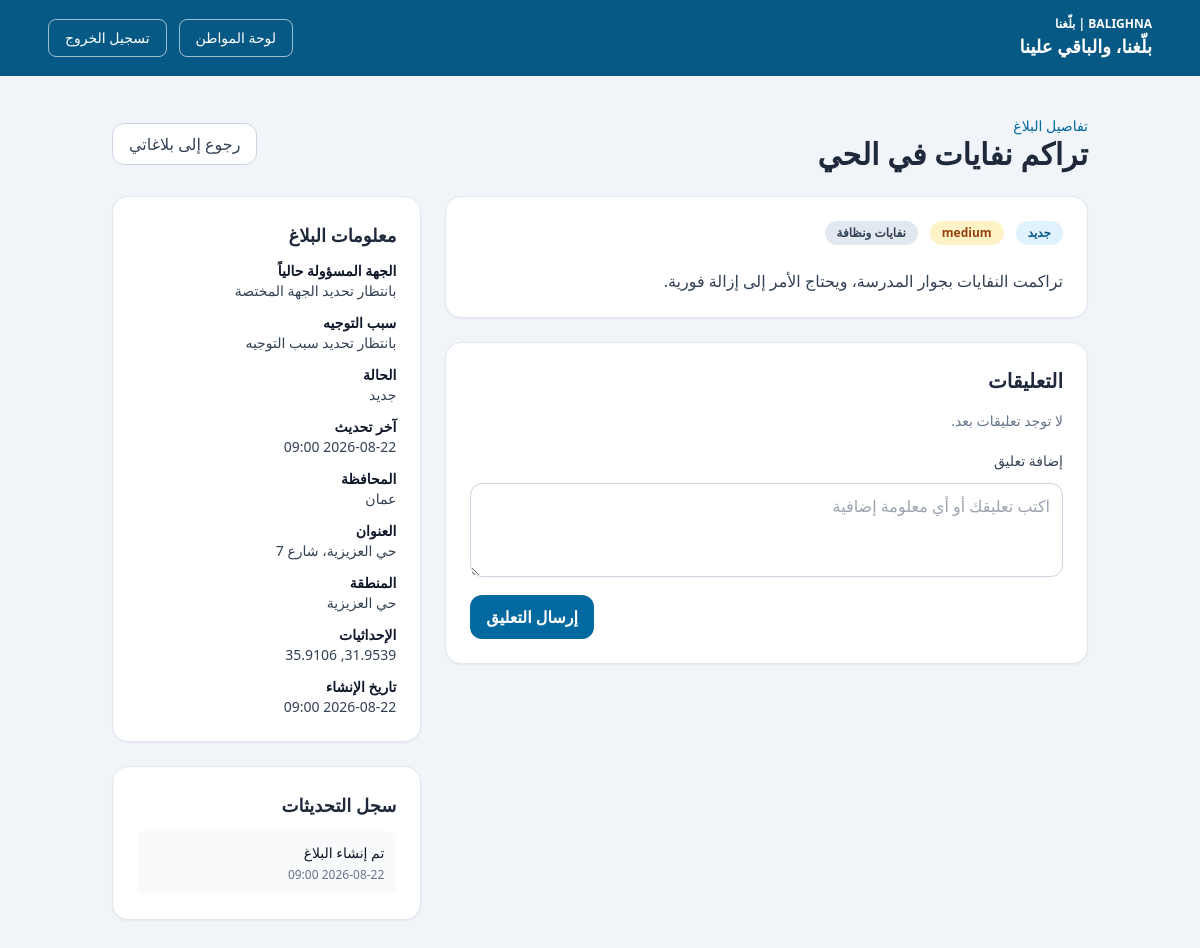
The page /citizen/complaints/28 (signed in) on the database as committed earlier.
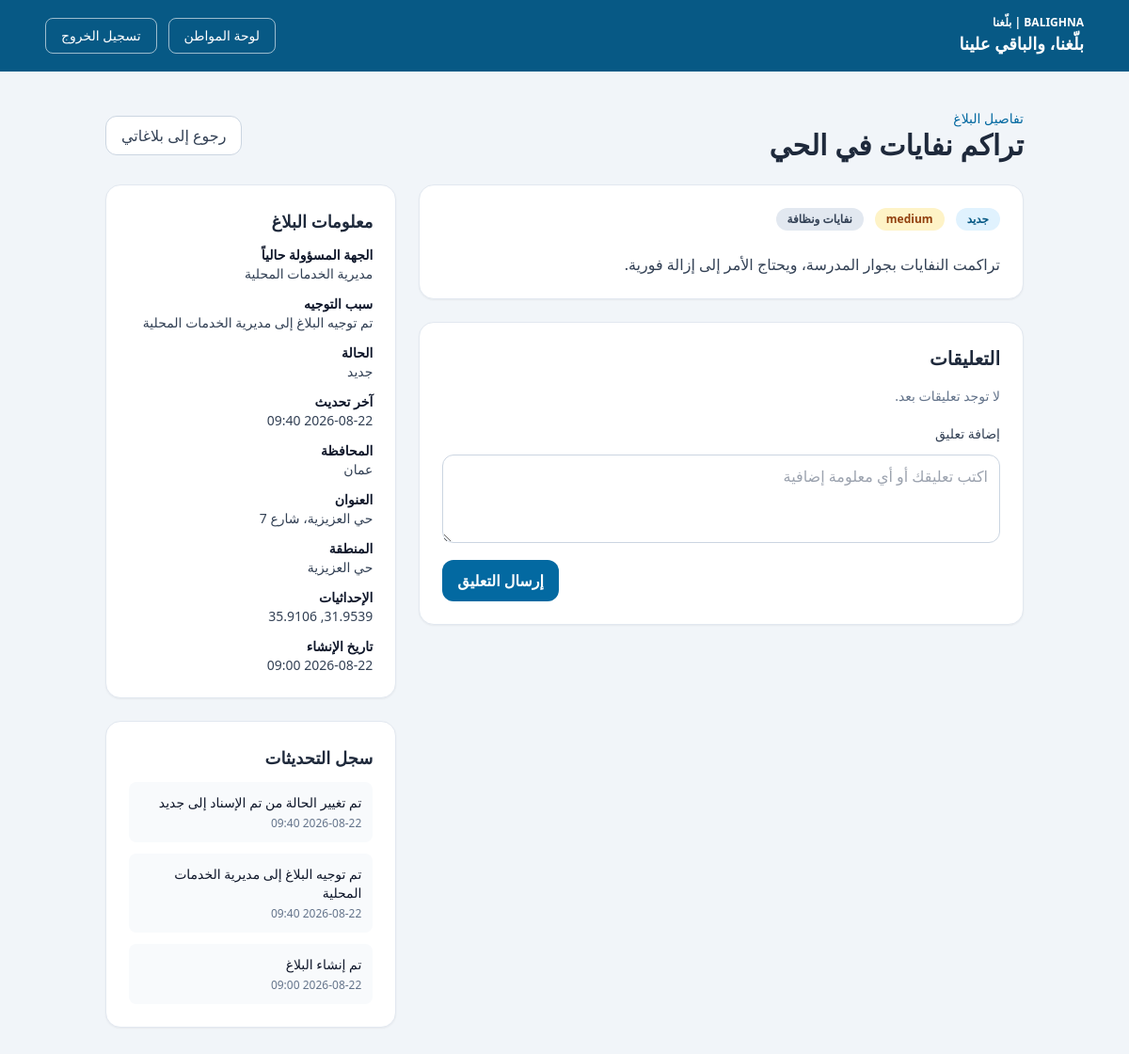
The same page on the database as committed later.
### app/models/complaint.py (models this page shows)
class Complaint(Base):
    __tablename__ = "complaints"
    id: Mapped[int] = mapped_column(primary_key=True, index=True)
    user_id: Mapped[int] = mapped_column(ForeignKey("users.id"), nullable=False)
    category_id: Mapped[int | None] = mapped_column(ForeignKey("categories.id"), nullable=True)
    department_id: Mapped[int | None] = mapped_column(ForeignKey("departments.id"), nullable=True)
    title: Mapped[str] = mapped_column(String(255), nullable=False)
    description: Mapped[str] = mapped_column(Text, nullable=False)
    address: Mapped[str | None] = mapped_column(String(255), nullable=True)
    area: Mapped[str | None] = mapped_column(String(255), nullable=True)
    governorate: Mapped[str | None] = mapped_column(String(255), nullable=True)
    latitude: Mapped[float | None] = mapped_column(Float, nullable=True)
    longitude: Mapped[float | None] = mapped_column(Float, nullable=True)
    image_path: Mapped[str | None] = mapped_column(String(500), nullable=True)
    priority: Mapped[str] = mapped_column(String(50), default="medium", nullable=False)
    status: Mapped[str] = mapped_column(String(50), default="new", nullable=False)
    routing_reason: Mapped[str | None] = mapped_column(Text, nullable=True)
    routing_confidence: Mapped[float | None] = mapped_column(Float, nullable=True)
    assigned_at: Mapped[datetime | None] = mapped_column(DateTime(timezone=True), nullable=True)
    resolved_at: Mapped[datetime | None] = mapped_column(DateTime(timezone=True), nullable=True)
    created_at: Mapped[datetime] = mapped_column(DateTime(timezone=True), default=lambda: datetime.now(timezone.utc), nullable=False)
    updated_at: Mapped[datetime] = mapped_column(
        DateTime(timezone=True),
        default=lambda: datetime.now(timezone.utc),
        onupdate=lambda: datetime.now(timezone.utc),
        nullable=False,
    )
    user: Mapped["User"] = relationship(back_populates="complaints")
    category: Mapped["Category"] = relationship(back_populates="complaints")
    department: Mapped["Department"] = relationship(back_populates="complaints")
    comments: Mapped[list["Comment"]] = relationship(back_populates="complaint")
    updates: Mapped[list["ComplaintUpdate"]] = relationship(back_populates="complaint")

### app/models/complaint_update.py (models this page shows)
class ComplaintUpdate(Base):
    __tablename__ = "complaint_updates"
    id: Mapped[int] = mapped_column(primary_key=True, index=True)
    complaint_id: Mapped[int] = mapped_column(ForeignKey("complaints.id"), nullable=False)
    user_id: Mapped[int] = mapped_column(ForeignKey("users.id"), nullable=False)
    old_status: Mapped[str | None] = mapped_column(String(50), nullable=True)
    new_status: Mapped[str | None] = mapped_column(String(50), nullable=True)
    note: Mapped[str | None] = mapped_column(Text, nullable=True)
    created_at: Mapped[datetime] = mapped_column(DateTime(timezone=True), default=lambda: datetime.now(timezone.utc), nullable=False)
    complaint: Mapped["Complaint"] = relationship(back_populates="updates")
    user: Mapped["User"] = relationship(back_populates="complaint_updates")

### app/models/department.py (models this page shows)
class Department(Base):
    __tablename__ = "departments"
    id: Mapped[int] = mapped_column(primary_key=True, index=True)
    name: Mapped[str] = mapped_column(String(255), nullable=False)
    slug: Mapped[str] = mapped_column(String(255), unique=True, index=True, nullable=False)
    description: Mapped[str] = mapped_column(Text, nullable=False)
    scope: Mapped[str] = mapped_column(String(50), nullable=False, default="directorate")
    created_at: Mapped[datetime] = mapped_column(DateTime(timezone=True), default=lambda: datetime.now(timezone.utc), nullable=False)
    updated_at: Mapped[datetime] = mapped_column(
        DateTime(timezone=True),
        default=lambda: datetime.now(timezone.utc),
        onupdate=lambda: datetime.now(timezone.utc),
        nullable=False,
    )
    complaints: Mapped[list["Complaint"]] = relationship(back_populates="department")

### app/routers/auth.py (the view)
@router.get("/citizen/complaints/{complaint_id}")
async def complaint_detail(
    request: Request,
    complaint_id: int,
    user: User = Depends(require_role("citizen")),
    db: Session = Depends(get_db),
):
    complaint = db.scalar(
        select(Complaint)
        .options(*complaint_detail_options())
        .where(Complaint.id == complaint_id, Complaint.user_id == user.id)
    )
    if complaint is None:
        raise HTTPException(status_code=status.HTTP_404_NOT_FOUND, detail="Complaint not found")
    complaint.updates = sorted(complaint.updates, key=lambda item: item.created_at, reverse=True)
    complaint.comments = sorted(complaint.comments, key=lambda item: item.created_at)
    return templates.TemplateResponse(
        request,
        "complaint_details.html",
        {
            "title": "تفاصيل البلاغ",
            "slogan": settings.project_slogan,
            "user": user,
            "complaint": complaint,
            "status_labels": STATUS_LABELS,
        },
    )

### app/templates/complaint_details.html (shortened to what the changed rows need)
<!DOCTYPE html>
<html lang="ar" dir="rtl">
  <head>
    <script src="https://cdn.tailwindcss.com"></script>
  </head>
  <body class="bg-slate-100 text-slate-800" dir="rtl">
    <main class="mx-auto max-w-5xl px-6 py-10">
      <div class="mb-6 flex items-center justify-between">
        <div>
          <p class="text-sm text-sky-700">تفاصيل البلاغ</p>
          <h1 class="text-3xl font-bold">{{ complaint.title }}</h1>
        </div>
      </div>
      <div class="grid gap-6 lg:grid-cols-3">
        <div class="lg:col-span-2 space-y-6">
          <div class="rounded-2xl border border-slate-200 bg-white p-6 shadow-sm">
            <div class="flex flex-wrap gap-3">
              <span class="rounded-full bg-sky-100 px-3 py-1 text-xs font-semibold text-sky-800">{{ status_labels.get(complaint.status, complaint.status) }}</span>
              <span class="rounded-full bg-amber-100 px-3 py-1 text-xs font-semibold text-amber-800">{{ complaint.priority }}</span>
              {% if complaint.category %}
              <span class="rounded-full bg-slate-200 px-3 py-1 text-xs font-semibold text-slate-700">{{ complaint.category.name }}</span>
              {% endif %}
            </div>
            <p class="mt-6 whitespace-pre-line text-slate-700">{{ complaint.description }}</p>
          </div>
          <div class="rounded-2xl border border-slate-200 bg-white p-6 shadow-sm">
            <h2 class="mb-4 text-xl font-bold">التعليقات</h2>
          </div>
        </div>
        <aside class="space-y-6">
          <div class="rounded-2xl border border-slate-200 bg-white p-6 shadow-sm">
            <h2 class="mb-3 text-lg font-bold">معلومات البلاغ</h2>
            <dl class="space-y-3 text-sm text-slate-700">
              <div><dt class="font-semibold text-slate-900">الجهة المسؤولة حالياً</dt><dd>{% if complaint.department %}{{ complaint.department.name }}{% else %}بانتظار تحديد الجهة المختصة{% endif %}</dd></div>
              <div><dt class="font-semibold text-slate-900">سبب التوجيه</dt><dd>{{ complaint.routing_reason or 'بانتظار تحديد سبب التوجيه' }}</dd></div>
              <div><dt class="font-semibold text-slate-900">الحالة</dt><dd>{{ status_labels.get(complaint.status, complaint.status) }}</dd></div>
              <div><dt class="font-semibold text-slate-900">آخر تحديث</dt><dd>{% if complaint.updates %}{{ complaint.updates[0].created_at.strftime('%Y-%m-%d %H:%M') }}{% else %}{{ complaint.created_at.strftime('%Y-%m-%d %H:%M') }}{% endif %}</dd></div>
              <div><dt class="font-semibold text-slate-900">المحافظة</dt><dd>{{ complaint.governorate or 'غير محدد' }}</dd></div>
              <div><dt class="font-semibold text-slate-900">العنوان</dt><dd>{{ complaint.address or 'غير محدد' }}</dd></div>
              <div><dt class="font-semibold text-slate-900">المنطقة</dt><dd>{{ complaint.area or 'غير محدد' }}</dd></div>
              <div><dt class="font-semibold text-slate-900">الإحداثيات</dt><dd>{{ complaint.latitude or 'غير محدد' }}, {{ complaint.longitude or 'غير محدد' }}</dd></div>
              <div><dt class="font-semibold text-slate-900">تاريخ الإنشاء</dt><dd>{{ complaint.created_at.strftime('%Y-%m-%d %H:%M') }}</dd></div>
            </dl>
          </div>
          <div class="rounded-2xl border border-slate-200 bg-white p-6 shadow-sm">
            <h2 class="mb-3 text-lg font-bold">سجل التحديثات</h2>
            <ul class="space-y-3 text-sm text-slate-700">
              {% for update in complaint.updates %}
              <li class="rounded-lg bg-slate-50 p-3">
                <div class="font-medium text-slate-900">{{ update.note or 'تم تحديث البلاغ' }}</div>
                <div class="mt-1 text-xs text-slate-500">{{ update.created_at.strftime('%Y-%m-%d %H:%M') }}</div>
              </li>
              {% else %}
              <li class="rounded-lg bg-slate-50 p-3 text-slate-600">تم إنشاء البلاغ</li>
              {% endfor %}
            </ul>
          </div>
        </aside>
      </div>
    </main>
  </body>
</html>

Rows that differ between the two databases and show on the page:
changed Complaint "تراكم نفايات في الحي": routing_reason "بانتظار تحديد سبب التوجيه" → "تم توجيه البلاغ إلى مديرية الخدمات المحلية"
now on this page (row unchanged): Department: department.name "مديرية الخدمات المحلية"
added ComplaintUpdate: created_at "2026-08-22 09:40", note "تم تغيير الحالة من تم الإسناد إلى جديد"
added ComplaintUpdate: note "تم توجيه البلاغ إلى مديرية الخدمات المحلية", created_at "2026-08-22 09:40"
Other text that changed with them:
{{ complaint.updates[0].created_at.strftime('%Y-%m-%d %H:%M') }}: "2026-08-22 09:00" → "2026-08-22 09:40"
text no longer shown: "بانتظار تحديد الجهة المختصة"
